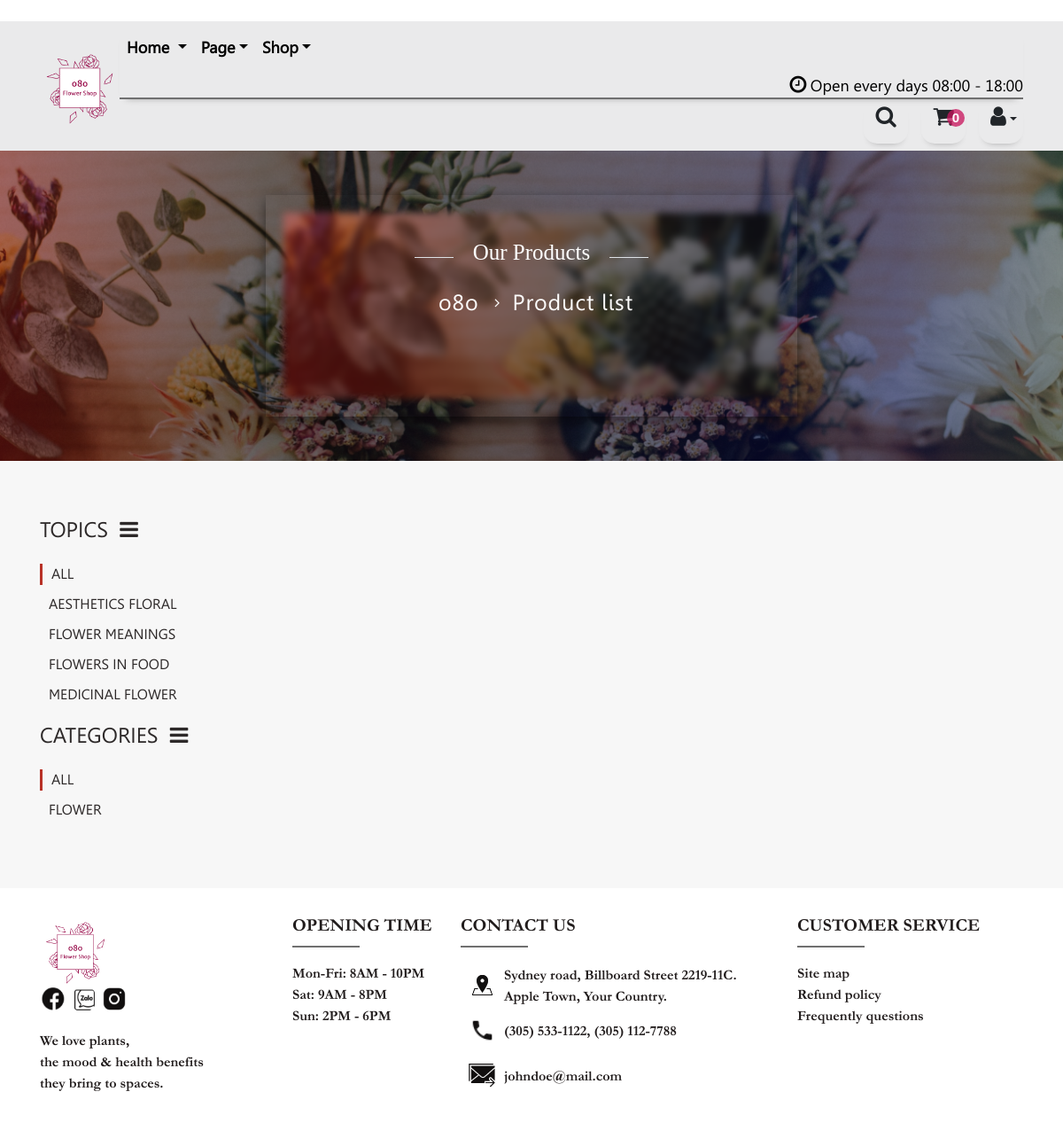
The app's page /products/?topic=all&category=all with its own data.
### flowershop/models.py (models this page shows, shortened)
class Topic(models.Model):
    name = models.CharField(max_length = 150, unique = True)
    image = models.ImageField(upload_to = 'topic_image')
    tags = models.ManyToManyField(Tag, blank = True)
    def show_image(self):
        return mark_safe('<img src="/media/%s" width="100" height="auto"/>' % self.image)
    show_image.short_description = ''
    def get_tags(self):
        return ", ".join([t.name for t in self.tags.all()])
    get_tags.short_description = 'tags'

### flowershop/views.py (the view)
# urls.py: path('products/', views.plist, name='flowershop-plist'),
def plist(request):
    try:
        selected_topic = request.GET['topic']
        selected_category = request.GET['category']
    except:
        return HttpResponseRedirect('/products/?topic=all&category=all')
    if selected_topic != 'all' and Topic.objects.filter(name = selected_topic).count() == 0:
        return HttpResponseRedirect('/products/?topic=all&category=all')
    if selected_category != 'all' and Category.objects.filter(name = selected_category).count() == 0:
        return HttpResponseRedirect('/products/?topic=all&category=all')
    temp = list(Topic.objects.all().values('name'))
    topics = ['all'] + [t['name'] for t in temp]
    temp = list(Category.objects.all().values('name'))
    categories = ['all'] + [c['name'] for c in temp]
    context = {
        'page_title': 'Products List',
        'cart_count': cartcount(request),
        'topics': topics,
        'categories': categories,
        'selected_topic': selected_topic,
        'selected_category': selected_category
    }
    return render(request, 'product-list.html', context)

### flowershop/views.py (called while the page is built)
def cartcount(request):
    try:
        items = list(Cart.objects.filter(user = request.user).values('quantity'))
        count = sum(item['quantity'] for item in items)
        return count
    except:
        return 0

### flowershop/templates/product-list.html (shortened to what this page needs)
﻿{% extends "base.html" %}
{% load static %}
{% block css %}
    <link rel="stylesheet" href="{% static 'library/swiper/swiper.min.css' %}">
    <link rel="stylesheet" href="{% static 'css/style.css' %}">
    <link rel="stylesheet" href="{% static 'css/header.css' %}">
    <link rel="stylesheet" href="{% static 'css/product.css' %}">
    <link rel="stylesheet" href="{% static 'cart-css/cart-title.css' %}">
    <link rel="stylesheet" href="{% static 'css/homeproduct.css' %}">
    <link rel="stylesheet" href="{% static 'css/footer.css' %}">
{% endblock %}
{% block content %}
    <section class="title">
        <div class="container-fluid title d-flex align-items-center">
            <div class="col-12 banner-text">
                <div class="box wrap w-100 align-items-center list-box">
                    <div class="row">
                        <div class="col-md-3 col-sm-2 p-0">
                        </div>
                        <div class="col-md-1 col-sm-1 border-top p-0">
                        </div>
                        <div class="col-md-4 col-sm-6 p-0">
                            <h2 class="text-capitalize">our products</h2>
                        </div>
                        <div class="col-md-1 col-sm-1 border-top p-0">
                        </div>
                        <div class="col-md-3 col-sm-2 p-0">
                        </div>
                    </div>
                    <div class="box-item-inner">
                        <span><a class="btn-link" href="{% url 'flowershop-home' %}"  typeof="WebPage" title="Go to home">
                            o8o
                        </a>
                    </span>
                    <i class="fa fa-angle-right" aria-hidden="true"></i>
                    <span> Product list</span>
                    </div>
                </div>
        </div>
        </div>
    </section>
    <article class="product-section">
        <div class="container">
            <div class="row">
                <div class="col-xl-3 d-xl-block">
                    <div id="filter-topic">
                        <a class="d-block text-uppercase filter-title text-decoration-none" data-toggle="collapse" href="#topics-list">
                            topics&nbsp;&nbsp;<i class="fa fa-bars"></i>
                        </a>
                        <ul class="list-unstyled filter-list" id="topics-list">
                            {% for topic in topics %}
                                {% if topic == selected_topic %}
                                    <li class="active"><a class="text-uppercase" href="javascript:void(0)">{{ topic }}</a></li>
                                {% else %}
                                    <li><a class="text-uppercase" href="javascript:void(0)">{{ topic }}</a></li>
                                {% endif %}
                            {% endfor %}
                        </ul>
                    </div>
                    <div id="filter-category">
                        <a class="d-block text-uppercase filter-title text-decoration-none" data-toggle="collapse" href="#categories-list">
                            categories&nbsp;&nbsp;<i class="fa fa-bars"></i>
                        </a>
                        <ul class="list-unstyled filter-list" id="categories-list">
                            {% for category in categories %}
                                {% if category == selected_category %}
                                    <li class="active"><a class="text-uppercase" href="javascript:void(0)">{{ category }}</a></li>
                                {% else %}
                                    <li><a class="text-uppercase" href="javascript:void(0)">{{ category }}</a></li>
                                {% endif %}
                            {% endfor %}
                        </ul>
                    </div>
                </div>
                <div class="col-xl-9 products-container">
                </div>
            </div>
        </div>
    </article>
{% endblock %}

### flowershop/templates/base.html (shortened to what this page needs)
{% load static %}
<!DOCTYPE html>
<html lang="en">
<head>
    <link rel="stylesheet" href="https://maxcdn.bootstrapcdn.com/bootstrap/4.4.1/css/bootstrap.min.css">
    <link href="https://stackpath.bootstrapcdn.com/font-awesome/4.7.0/css/font-awesome.min.css" rel="stylesheet">
    {% block css %}
    {% endblock %}
</head>
<body>
    <header>
        <nav class="navbar navbar-expand-lg navbar-light bg-light fixed-top account-header">
            <div class="container">
                <a href="{% url 'flowershop-home' %}" class="navbar-brand"><img  src="{% static 'images/home/logo_transparent.png' %}" alt="logo" width="90" height="90"></a>
                <div class="display-block w-100">
                    <div class="collapse navbar-collapse border-bottom border-dark w-100 box-shadow " id="collapse_target">
                        <div class="clearfix w-100">
                            <div class="" >
                                <ul class="navbar-nav">
                                    <li class="parent-home nav-item dropdown">
                                        <a href="#" role="button" class="nav-link dropdown-toggle" data-toggle="dropdown" data-target="#home_dropdown">Home
                                        </a>
                                    </li>
                                    <li class="parent-page nav-item dropdown">
                                        <a class="nav-link dropdown-toggle" data-toggle="dropdown" data-target="page-dropdown" href="#">Page</a>
                                    </li>
                                    <li class="parent-shop nav-item dropdown">
                                        <a class="nav-link dropdown-toggle" data-toggle="dropdown" data-target="shop-dropdown" href="#">Shop</a>
                                    </li>
                                </ul>
                            </div>
                            <div title="Today is open" class="float-right" style="margin-top: 8px;">
                                <i class="fa fa-clock-o" ></i>
                                <span>Open every days 08:00 - 18:00</span>
                            </div>
                        </div>
                    </div>
                    <div class="float-right ">
                        <div class="icon-bar">
                            <ul class="navbar-nav tool-menu">
                                <li class="icon-bar-hover">
                                    <a class="btn" href="#" data-toggle="modal" data-target="#modal-search-box"><i class="fa fa-search"></i></a>
                                </li>
                                <li class="icon-bar-hover">
                                    <a class="btn" href="{% url 'flowershop-cart' %}"><i class="fa fa-shopping-cart"></i>
                                        <span class="cart-number">{{ cart_count }}</span>
                                    </a>
                                </li>
                                <li class="parent-user dropdown icon-bar-hover">
                                    <a class="btn dropdown-toggle" data-toggle="dropdown" data-target="#user" href="#"><i class="fa fa-user"></i></a>
                                </li>
                            </ul>
                        </div>
                    </div>
                </div>
            </div>
        </nav>
    </header>
    {% block content %}
    {% endblock %}
    <footer>
        <div class="container">
            <div class="row">
                <div class="col-lg-3 mb-4 mb-lg-0">
                    <div class="footer-col">
                        <img width="80" height="80" src="{% static 'images/home/logo_transparent.png' %}" alt="logo">
                        <div class="social-wrapper">
                            <a href="#"><img width="30" height="30" src="{% static 'images/home/fb.png' %}" alt="fb"></a>
                            <a href="#"><img width="30" height="30" src="{% static 'images/home/zalo.png' %}" alt="zalo"></a>
                            <a href="#"><img width="30" height="30" src="{% static 'images/home/insta.png' %}" alt="instagram"></a>
                        </div>
                        <div class="footer-slogan">
                            We love plants,<br>
                            the mood & health benefits<br>
                            they bring to spaces.
                        </div>
                    </div>
                </div>
                <div class="col-lg-2 mb-4 mb-lg-0">
                    <h3 class="footer-col-title">opening time</h3>
                    <ul>
                        <li>Mon-Fri: 8AM - 10PM</li>
                        <li>Sat: 9AM - 8PM</li>
                        <li>Sun: 2PM - 6PM</li>
                    </ul>
                </div>
                <div class="col-lg-4 mb-4 mb-lg-0">
                    <h3 class="footer-col-title">contact us</h3>
                    <ul>
                        <li class="d-flex">
                            <div class="align-self-center"><img width="49" height="51" src="{% static 'images/home/address-icon.png' %}" alt="address"></div>
                            <div class="align-self-center">Sydney road, Billboard Street 2219-11C.<br class="d-none d-xl-block">
                                Apple Town, Your Country.</div>
                        </li>
                        <li class="d-flex">
                            <div class="align-self-center"><img width="49" height="51" src="{% static 'images/home/phone-icon.png' %}" alt="phone"></div>
                            <div class="align-self-center"><a href="tel:(305) 533-1122">(305) 533-1122</a>, <a href="tel:(305) 112-7788">(305) 112-7788</a></div>
                        </li>
                        <li class="d-flex">
                            <div class="align-self-center"><img width="49" height="51" src="{% static 'images/home/email-icon.png' %}" alt="address"></div>
                            <div class="align-self-center"><a href="mailto:johndoe@mail.com">johndoe@mail.com</a></div>
                        </li>
                    </ul>
                </div>
                <div class="col-lg-3">
                    <h3 class="footer-col-title">customer service</h3>
                    <ul>
                        <li><a href="#">Site map</a></li>
                        <li><a href="#">Refund policy</a></li>
                        <li><a href="#">Frequently questions</a></li>
                    </ul>
                </div>
            </div>
        </div>
    </footer>
</body>
</html>

### flowershop/static/css/style.css (style rules this page uses)
body { font-size: 1rem; font-family: leelawad, sans-serif; color: #707070; }
@media (min-width: 1200px) { body { padding-top: 0; } }

### flowershop/static/css/header.css (style rules this page uses)
.display-block .border-bottom { border-bottom: 2px solid !important; }
.bg-light { background-color: rgba(255, 255, 255, 0.5) !important; }
.box-shadow { box-shadow: 0 6px 8px -8px gray; }
#collapse_target { position: relative; top:0px; }
.navbar-brand { margin-right: 0px !important; }
nav { transition: ease-in-out 0.4s !important; }
.tool-menu { flex-direction: row; }
.icon-bar { padding-top: 0px; }
.icon-bar a { margin-left: 15px; }
.fa-clock-o { font-size: 22px; color: #000; }
div > i + span { color: #000; font-size: 18px; cursor: pointer; }
.btn { display: inline-block; width: 50px; height: 50px; border-radius: 30%; box-shadow: 0 6px 8px -8px #00000070 !important; overflow: hidden; position: relative; margin-left: 10px; box-sizing: border-box; line-height: 50px; }
.btn >i { font-size: 25px; }
.cart-number { position: absolute; top: 10px; right: 0; width: 20px; height: 20px; text-align: center; line-height: 20px; border-radius: 50%; background: rgba(200, 20, 92, 0.76); color: #fff; font-weight: bold; font-family: sans-serif; font-size: 15px; }
.icon-bar-hover a i { transition: .3s ease; }
.nav-link { color: #000 !important; font-size: 18px; }
.nav-item { font-weight: bold !important; transition: 0.2s linear; }

### flowershop/static/css/product.css (style rules this page uses)
.title >div { background-image: url(../images/product-list/list-landscape.png); }
.product-section { background-color: #f7f7f7; padding: 60px 0; }
.filter-title { font-weight: 500; color: #2D2929; font-size: 1.5rem; margin-bottom: 20px; }
.filter-list a { color: #2D2929; }
.filter-list li { margin-bottom: 10px; padding-left: 10px; }
.active { border-left: 3px solid #B83227; }

### flowershop/static/cart-css/cart-title.css (style rules this page uses)
.title { width: 100%; height: 350px; overflow: hidden; position: relative; }
.title >div { background-color: #698467; background-repeat: no-repeat; background-position: center center; }
.box { position: relative; width: 40%; height: 250px; max-width: 600px; padding: 50px; box-shadow: 0px 5px 15px rgba(0, 0, 0, .5); overflow: hidden; color: #fff; margin-left: auto; margin-right: auto; text-align: center; }
.box .row .border-top { position: relative; top: 20px; }
.box:before { content: ''; position: absolute; top: 20px; right: 20px; left: 20px; bottom: 20px; background-attachment: fixed; filter: blur(4px); }
.list-box:before { background-image: url('../images/product-list/list-landscape.png'); }
.box > .box-item-inner span a { font-size: 25px; letter-spacing: 1px; padding-right: 10px; color: #fff; }
.box > .box-item-inner span { font-size: 25px; letter-spacing: 1px; padding-left: 10px; color: #fff; position: relative; top:15px; }
.box h2 { position: relative; font-family: MinionPro; color: #fff; font-size: 40px; text-align: center; margin-top:0px; margin-left: auto; margin-right: auto; max-width: 100%; cursor: default; }
.fa-angle-right { position: relative; top: 12px; }
@media only screen and (max-width: 1920px) { .box > .box-item-inner { position: relative; } }

### flowershop/static/css/footer.css (style rules this page uses)
footer { padding: 30px 0; }
.social-wrapper { margin-bottom: 20px; }
.footer-slogan { font-family: Garamond, sans-serif; font-weight: bold; color: #211C1C; }
.footer-col-title { color: #211C1C; font-weight: bold; text-transform: uppercase; font-family: Garamond, sans-serif; font-size: 1.125rem; margin-bottom: 30px; position: relative; }
.footer-col-title:after { position: absolute; content: ''; width: 76px; height: 2px; background-color: #707070; bottom: -13px; left: 0; }
footer ul { padding: 0; margin: 0; font-family: Garamond, sans-serif; color: #211C1C; }
footer ul li { list-style-type: none; }
footer ul a { color: #211C1C; }
@media (min-width: 992px) { .footer-col-title { font-size: 1rem; } }
@media (min-width: 1200px) { .footer-col-title { font-size: 1.25rem; } }

### records on screen
Topic: name "AESTHETICS FLORAL"
Topic: name "FLOWER MEANINGS"
Topic: name "FLOWERS IN FOOD"
Topic: name "MEDICINAL FLOWER"

### other values on screen
{{ cart_count }} "0"
{{ topic }} "ALL"
{{ category }} "ALL"
{{ category }} "FLOWER"
